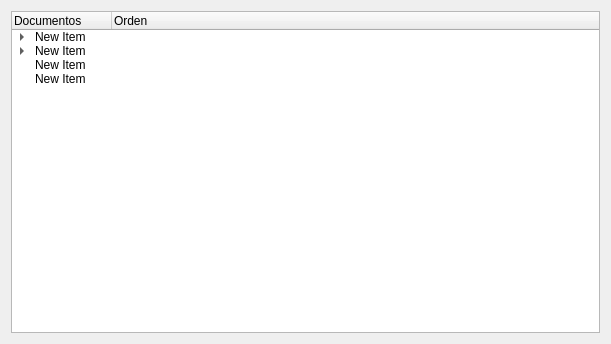
<?xml version="1.0" encoding="UTF-8"?>
<ui version="4.0">
 <class>ui_compra</class>
 <widget class="QWidget" name="ui_compra">
  <property name="geometry">
   <rect>
    <x>0</x>
    <y>0</y>
    <width>611</width>
    <height>344</height>
   </rect>
  </property>
  <property name="windowTitle">
   <string>Form</string>
  </property>
  <layout class="QGridLayout" name="gridLayout_2">
   <item row="0" column="0">
    <widget class="QTreeWidget" name="treeWidget">
     <property name="mouseTracking">
      <bool>false</bool>
     </property>
     <property name="autoExpandDelay">
      <number>-1</number>
     </property>
     <column>
      <property name="text">
       <string>Documentos</string>
      </property>
     </column>
     <column>
      <property name="text">
       <string>Orden</string>
      </property>
     </column>
     <item>
      <property name="text">
       <string>New Item</string>
      </property>
      <item>
       <property name="text">
        <string>New Subitem</string>
       </property>
       <item>
        <property name="text">
         <string>New Subitem</string>
        </property>
        <item>
         <property name="text">
          <string>New Subitem</string>
         </property>
         <property name="text">
          <string>fafa</string>
         </property>
        </item>
       </item>
      </item>
     </item>
     <item>
      <property name="text">
       <string>New Item</string>
      </property>
      <item>
       <property name="text">
        <string>New Subitem</string>
       </property>
      </item>
      <item>
       <property name="text">
        <string>New Item</string>
       </property>
      </item>
      <item>
       <property name="text">
        <string>New Item</string>
       </property>
      </item>
     </item>
     <item>
      <property name="text">
       <string>New Item</string>
      </property>
     </item>
     <item>
      <property name="text">
       <string>New Item</string>
      </property>
     </item>
    </widget>
   </item>
   <item row="0" column="1">
    <layout class="QGridLayout" name="gridLayout"/>
   </item>
  </layout>
 </widget>
 <resources/>
 <connections/>
</ui>
